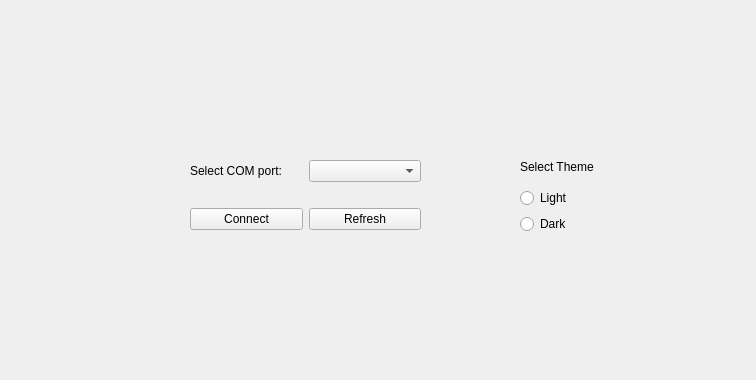
      <widget class="QWidget" name="Settings">
       <attribute name="title">
        <string>Settings</string>
       </attribute>
       <widget class="QWidget" name="verticalLayoutWidget_9">
        <property name="geometry">
         <rect>
          <x>520</x>
          <y>160</y>
          <width>227</width>
          <height>74</height>
         </rect>
        </property>
        <layout class="QVBoxLayout" name="ThemeSelection">
         <item>
          <widget class="QLabel" name="SelectThemeText">
           <property name="text">
            <string>Select Theme</string>
           </property>
           <property name="alignment">
            <set>Qt::AlignmentFlag::AlignLeading|Qt::AlignmentFlag::AlignLeft|Qt::AlignmentFlag::AlignTop</set>
           </property>
          </widget>
         </item>
         <item>
          <widget class="QRadioButton" name="radioButton_light">
           <property name="text">
            <string>Light</string>
           </property>
          </widget>
         </item>
         <item>
          <widget class="QRadioButton" name="radioButton_dark">
           <property name="text">
            <string>Dark</string>
           </property>
          </widget>
         </item>
        </layout>
       </widget>
       <widget class="QWidget" name="verticalLayoutWidget_10">
        <property name="geometry">
         <rect>
          <x>190</x>
          <y>160</y>
          <width>231</width>
          <height>211</height>
         </rect>
        </property>
        <layout class="QVBoxLayout" name="PortSelection">
         <item>
          <layout class="QHBoxLayout" name="COMPortSelection">
           <item>
            <widget class="QLabel" name="SelectCOMPort">
             <property name="text">
              <string>Select COM port:</string>
             </property>
            </widget>
           </item>
           <item>
            <widget class="QComboBox" name="comboBox_serial_list"/>
           </item>
          </layout>
         </item>
         <item>
          <spacer name="SpacerInCOMPortsSelection">
           <property name="orientation">
            <enum>Qt::Orientation::Horizontal</enum>
           </property>
           <property name="sizeHint" stdset="0">
            <size>
             <width>40</width>
             <height>20</height>
            </size>
           </property>
          </spacer>
         </item>
         <item>
          <layout class="QHBoxLayout" name="COMbuttons">
           <item>
            <widget class="QPushButton" name="ConnectSerial">
             <property name="text">
              <string>Connect</string>
             </property>
            </widget>
           </item>
           <item>
            <widget class="QPushButton" name="refreshCOMports">
             <property name="text">
              <string>Refresh</string>
             </property>
            </widget>
           </item>
          </layout>
         </item>
         <item>
          <widget class="QLabel" name="COMConnectionFeedback">
           <property name="text">
            <string/>
           </property>
          </widget>
         </item>
        </layout>
       </widget>
      </widget>
